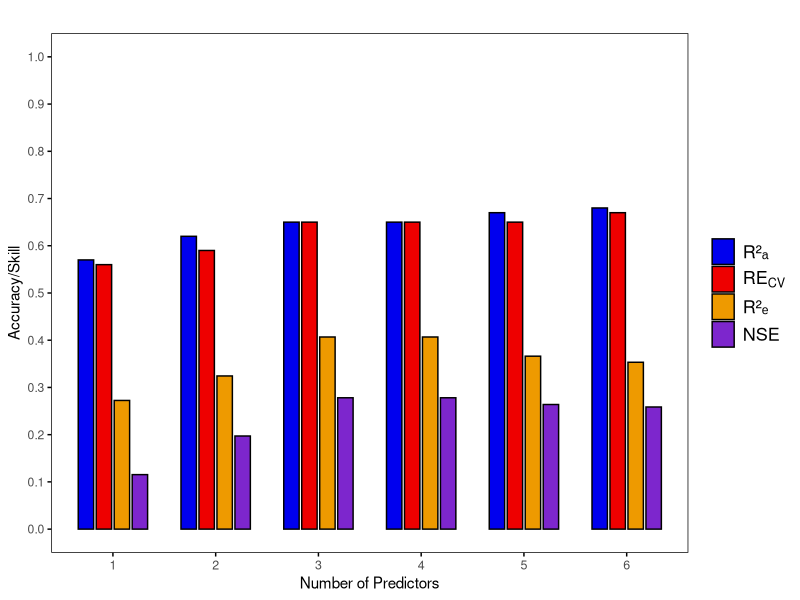
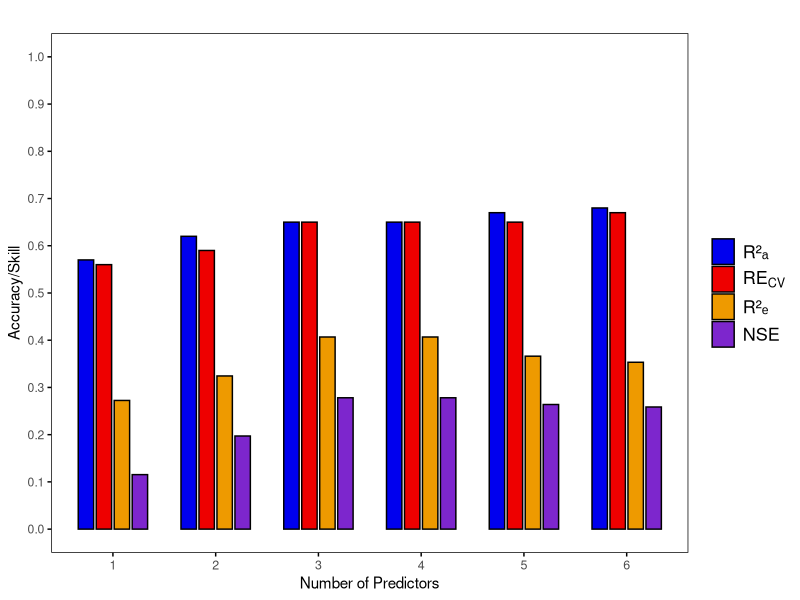

The R script that drew these images, in order:


# Create a data frame with the given data
data <- data.frame(
  Category = 1:6,
  Value1 = c(0.57, 0.62, 0.65, 0.65, 0.67, 0.68),
  Value2 = c(0.56, 0.59, 0.65, 0.65, 0.65, 0.67),
  Value3 = c(0.27245, 0.32431, 0.4068, 0.4068, 0.36618, 0.35329),
  Value4 = c(0.1154, 0.19716, 0.27812, 0.27812, 0.26386, 0.25859)
)

# Load the necessary library
library(ggplot2)

# Reshape the data to long format
data_long <- tidyr::gather(data, Key, Value, -Category)

# Create the bar chart
chart <- ggplot(data_long, aes(x = as.factor(Category), y = Value, fill = Key)) +
  geom_bar(stat = "identity", position = position_dodge(width = 0.7), width = 0.6, color = "black") +
  labs(title = "", x = "Number of Predictors", y = "Accuracy/Skill") +
  scale_fill_manual(
    values = c("Value1" = "blue2", "Value2" = "red2", "Value3" = "orange2", "Value4" = "purple3"),
    labels = c("R²ₐ", expression(RE[CV]), "R²ₑ", "NSE")
  ) +
  scale_x_discrete(labels = c("1", "2", "3", "4", "5", "6")) +
  scale_y_continuous(limits = c(0, 1), breaks = seq(0, 1, 0.1)) +
  labs(fill = NULL) +  # Remove legend title
  theme_minimal() +
  theme(
    legend.position = "right",
    panel.background = element_rect(fill = "white"),
    axis.text.x = element_text(size = 9, face = "plain"),
    axis.ticks = element_line(color = "black", size = .5),
    panel.grid = element_blank()
  )

# Adjust the legend spacing
chart + guides(fill = guide_legend(nrow = 4, byrow = TRUE, keyheight = unit(.7, "cm"))) +
  theme(legend.text = element_text(size = 13))

# Save the plot as a PNG file
ggsave("bar_chart.png", width = 8, height = 6, dpi = 300, bg = "white")













